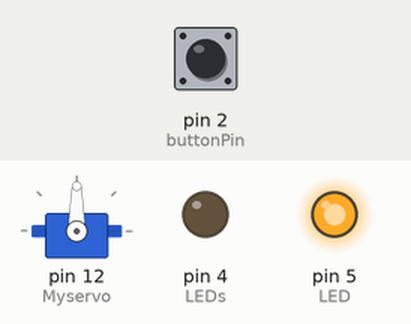
A sketch run on a simulated Arduino Uno, built with avr-gcc and run on an emulated ATmega328P. Parts: servo, output pins drawn as LEDs (lit = HIGH). Dashed ring = blinking. The inputs (shaded band) are chosen by the test bench; at power-on: pin 2 (buttonPin) LOW.

Above: at 1.2 s.
1.3 s: pin 2 (buttonPin) pulled HIGH for 0.15 s
At 2.35 s:
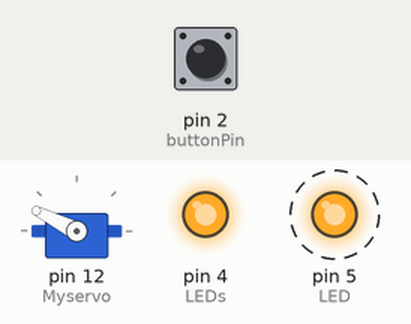
At 2.95 s:
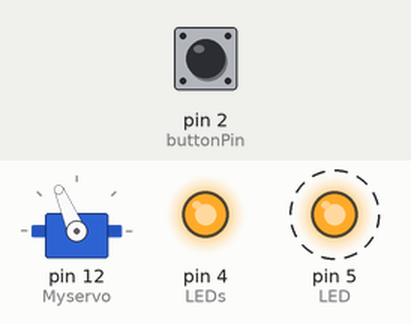
4.3 s: pin 2 (buttonPin) pulled HIGH for 1 s
At 10.6 s:
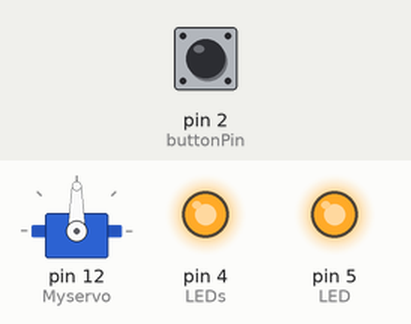
Timing chart, 0 to 12.1 s (numbered marks = the images above; inputs shaded):
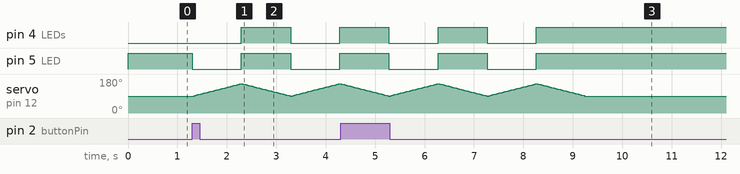

The sketch:

Animatronic_Whale.ino
```cpp
#include<Servo.h>
Servo Myservo;
int pos;

const int buttonPin = 2;
int buttonState = 0;
int LED = 5;
int LEDs = 4;
int i = 0;

void setup() {
  pinMode(LED, OUTPUT);
  pinMode(LEDs, OUTPUT);
  Myservo.attach(12);
  pinMode(buttonPin, INPUT);
}
void loop() {


  // checks button
  buttonState = digitalRead(buttonPin);
  digitalWrite(LED,HIGH);
  if (buttonState == HIGH) {


    for(i=1; i<=2; i+=1){
      digitalWrite(LED, LOW);
      digitalWrite(LEDs, LOW);
      for(pos=90;pos<=155;pos+=1){
      Myservo.write(pos);
      delay(15);
      }
      digitalWrite(LED, HIGH);
      digitalWrite(LEDs, HIGH);
      for (pos = 155; pos >=90; pos -= 1) {
      Myservo.write(pos);
      delay(15);
      }
    }

  }
  else {}

}
```

Measured:
- after the input at 1.3 s, pin 4 (LEDs): LOW → HIGH after 1.0 s, → LOW 1.0 s later, → HIGH 1.0 s later; pin 5 (LED): alternates HIGH for 1.0 s and LOW for 1.0 s, starting at once
- after the input at 4.3 s, pin 4 (LEDs), pin 5 (LED): alternates HIGH for 1.0 s and LOW for 1.0 s, 4 changes in all, then stays HIGH, starting after 0.98 s
